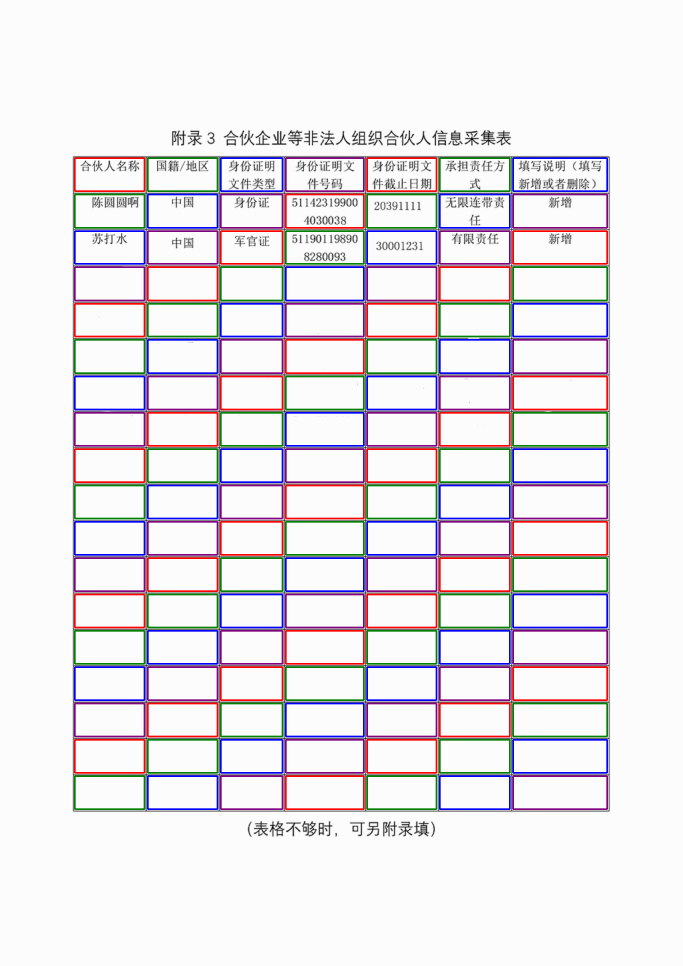
#> input picture tests/table_data/lADPDhmOtvS8onbNC1LNCAA_2048_2898/all_cells_detected.png, 2048 x 2898 px (shown at 1/3 size)
$ python -i ROI_selection.py   (imports and definitions only)
#> lines starting #> are read from the running program, lines starting #| are printed output that depends on the picture; after the words box and inside, x2 and y2 are one past the last pixel; in counts of white or black regions, pixels touching at a corner belong together
# -*- coding: utf-8 -*-
import logging

logger = logging.getLogger(__file__)
# [1 line not run here, left out]
import re
import os
import sys
import math
import cv2 as cv
import numpy as np
import pandas as pd
from PIL import Image
import pytesseract
import requests
import json
from io import BytesIO,BufferedReader
from PIL import Image, ImageDraw,ImageFont
import base64


def is_vertical(line):
    return line[0] == line[2]


def is_horizontal(line):
    return line[1] == line[3]


# [83 lines left out: functions overlapping_filter, detect_lines, not called in this run]


def get_cropped_image(image, x, y, w, h):
    cropped_image = image[y:y + h, x:x + w]
    return cropped_image


# [25 lines left out: functions get_ROI, main, not called in this run]


def combine_lines(lines, flag, image_width, image_height, width_scale = 20, height_scale = 30):
    """
    @author:wangfc27441
    @desc: #求交点坐标
    @version：
    @time:2020/11/19 16:19

    Parameters
    ----------

    Returns
    -------
    """
    if lines is None:
        return []
    # 求竖线的横坐标
    elif flag == "col":
        lines_x = np.sort(lines[:, :, 0], axis=None)
        list_x = list(lines_x)

        # 合并距离相近的点
        for i in range(len(list_x) - 1):
            if (list_x[i] - list_x[i + 1]) ** 2 <= (image_width /width_scale) ** 2:
                list_x[i + 1] = list_x[i]

        list_x = list(set(list_x))  # 去重
        list_x.sort()  # 排序
        return list_x
    # 求横线的纵坐标
    elif flag == "row":
        # 两个 横线 line 的 y 坐标之间的最小距离
        height_gap  = image_height / height_scale
        # lines.shape =(num_rows,1,4)
        # 获取所有的 横线 line 的 y 坐标，
        lines_y = np.sort(lines[:, :, 1], axis=None)
        list_y = list(lines_y)
        # 合并距离相近的点
        for i in range(len(list_y) - 1):
            if (list_y[i] - list_y[i + 1]) ** 2 <= (height_gap) ** 2:
                list_y[i + 1] = list_y[i]

        list_y = list(set(list_y))  # 去重
        list_y.sort()  # 排序
        print("原有横线共{}条，去重后横线共{}条".format(lines.__len__(),list_y.__len__()))
        return list_y

def get_table_coordinates(image,threshold_binary=200):
    img_height, img_width, _ = image.shape
    #  把图片转换为灰度模式
    image_gray = cv.cvtColor(image, cv.COLOR_BGR2GRAY)
    # 二值化阈值选为100，大于100的置0，小于100的置255
    # threshold_binary = 100
    ret, img_bin = cv.threshold(image_gray, threshold_binary, 255, cv.THRESH_BINARY_INV)

    # 使用不同的核对对二值化后的图像进行开运算(先腐蚀后膨胀)，分别检测出二值图像中的横线和竖线。
    # opencv中的 morphologyEx() 函数可以用自定义的核对图像进行开、闭运算。根据应用场景不同，可灵活调整核的形状和大小。


    # 自定义检测横线的核 : 滤波器的长度设为9，是为了避免较粗线条的干扰
    kernel_row = np.ones((1, 9))
    # kernel_row = cv.getStructuringElement(cv.MORPH_RECT, (1, 5)) # 修改内核为(15,1)可以提起横线
    # kernel_row = np.ones((3, 9))
    kernel_col = np.ones((9, 1))
    # 开运算检测横线 + 竖线
    img_open_row = cv.morphologyEx(img_bin, cv.MORPH_OPEN, kernel_row)
    img_open_col = cv.morphologyEx(img_bin, cv.MORPH_OPEN, kernel_col)

    # 检测出横线和竖线后，可以对两张图片分别使用霍夫寻线，获得每条线两端点的坐标。
    # 但在实际操作过程中，发现寻竖线时效果总是不好，经测试后发现由于图片高度较低，竖线普遍很短，不易寻找。
    # 因此可以通过resize()将img_open_col的高度拔高后，再进行霍夫寻线，效果显著。
    # 图片高度较低，为了方便霍夫寻纵线，将图片的高度拉高5倍
    # if img_height*2 < img_width:
    height_resize_scale = 10
    width_resize_scale = 10
    img_open_col = cv.resize(img_open_col, (img_width, height_resize_scale* img_height))
    img_open_row = cv.resize(img_open_row, (width_resize_scale * img_width, img_height))

    # 事实上经过开运算后的img_open_col和img_open_row中已经清晰地呈现出来所有组成表格的横线和纵线，
    # 但要想进一步分割表格，只找到线是不够的，还必须获取线在图片中的位置。
    # 霍夫寻线可以帮助我们完成这一操作，将img_open_col和img_open_row作为参数传递给从cv2.HoughLinesP()，可返回每条线段两端点的坐标(x1, y1, x2, y2)
    maxLineGap = 5
    minLineLength_height = int(0.52 * height_resize_scale * img_height)
    lines_col = cv.HoughLinesP(img_open_col, 1, np.pi / 180, 100, minLineLength=minLineLength_height,
                               maxLineGap=5)
    minLineLength_width = int(0.52  * width_resize_scale * img_width)
    # minLineLength_width = int(0.75 * img_width)
    lines_row = cv.HoughLinesP(img_open_row, 1, np.pi / 180, 100, minLineLength=minLineLength_width,maxLineGap=maxLineGap)

    x_coordinates = combine_lines(lines=lines_col, flag='col', image_width=img_width, image_height=img_height)
    y_coordinates = combine_lines(lines=lines_row, flag='row', image_width=img_width, image_height=img_height)
    print("横线共{}条，竖线共{}条".format(len(y_coordinates), len(x_coordinates)))
    return x_coordinates,y_coordinates


def draw_cells(image,x_coordinates,y_coordinates,
               image_path=None,image_name=None, save=True):
    """
    @author:wangfc27441
    @desc:  在原图上会是 cell 的 正方形
    @version：
    @time:2020/11/27 10:48

    Parameters
    ----------

    Returns
    -------
    """
    # 在原图上绘制 顶点
    if image is not None:
        im = Image.fromarray(image)
    elif image_path is not None:
        im = Image.open(image_path)
    img_detected = im.copy()
    img_draw = ImageDraw.Draw(img_detected)
    colors = ['red', 'green', 'blue', "purple"]
    num_rows = len(y_coordinates)-1
    num_columns = len(x_coordinates)-1
    cells_data = []
    for i in range(num_rows):
        for j in range(num_columns):
            # rect: 文本框的四个点
            x1= x4= x_coordinates[j]
            y1= y2 = y_coordinates[i]
            x2= x3= x_coordinates[j+1]
            y3 = y4= y_coordinates[i+1]
            rect_coordinates = (x1, y1, x2, y2, x3, y3, x4, y4)
            rect_na = np.array(rect_coordinates).reshape(-1,2)
            width = 5
            shrink_size = width
            shrink_na = np.array([(shrink_size,shrink_size),(-shrink_size,shrink_size),
                                  (-shrink_size,-shrink_size),(shrink_size,-shrink_size)])
            rect_shrink = rect_na + shrink_na

            size = max(min(x2 - x1, y3 - y2) // 2, 20)
            fillcolor = colors[(i+j) % len(colors)]
            # 在原图上添加 数字
            cell_num = 'R{}_C{}'.format(i,j)
            # img_draw.text((x1, y1 - size), cell_num, fill=fillcolor)
            (x1,y1),(x2,y2),(x3,y3),(x4,y4) = rect_shrink.tolist()
            for xy in [(x1, y1, x2, y2), (x2, y2, x3, y3), (x3, y3, x4, y4), (x4, y4, x1, y1)]:
                img_draw.line(xy=xy, fill=fillcolor, width=width)

            cell_data = {
                "position": rect_na,
                "text": "",
                "start_row": i,
                "end_row": i,
                "start_column": j,
                "end_column": j,
            }
            cells_data.append(cell_data)

    block = {"is_table": True, "num_columns": num_columns, "num_rows": num_rows, "cells": cells_data,
             "position": [], "text": ""}

    img_detected_na = np.array(img_detected)
    if save:
        image_dir = os.path.dirname(image_path)
        image_name = image_path.split(os.sep)[-1].split('.')[0]
        save_image_dir = os.path.join(image_dir, image_name)
        os.makedirs(save_image_dir, exist_ok=True)
        cells_detected_image_name = 'all_cells_detected.png'
        save_image_path = os.path.join(save_image_dir,cells_detected_image_name)
        img_detected.save(save_image_path)

    return block, img_detected_na


def get_table_structure(image_path,threshold_binary = 150):
    """
    @author:wangfc27441
    @desc:
    @version：
    @time:2020/11/23 10:53

    Parameters
    ----------

    Returns
    -------
    image_gray: image的灰度图
    x_coordinates: 有线表格的所有顶点的 x 坐标
    y_coordinates：有线表格的所有顶点的 y 坐标
    """
#> called with threshold_binary = 150

    # Check if image is loaded fine
    image = cv.imread(image_path)
#> image is the input picture: shape (2898, 2048, 3); mean B, G, R 235.8, 231.5, 235.6

    x_coordinates,y_coordinates = get_table_coordinates(image, threshold_binary=threshold_binary)
#> in get_table_coordinates, `image_gray = cv.cvtColor(image, cv.COLOR_BGR2GRAY)`:
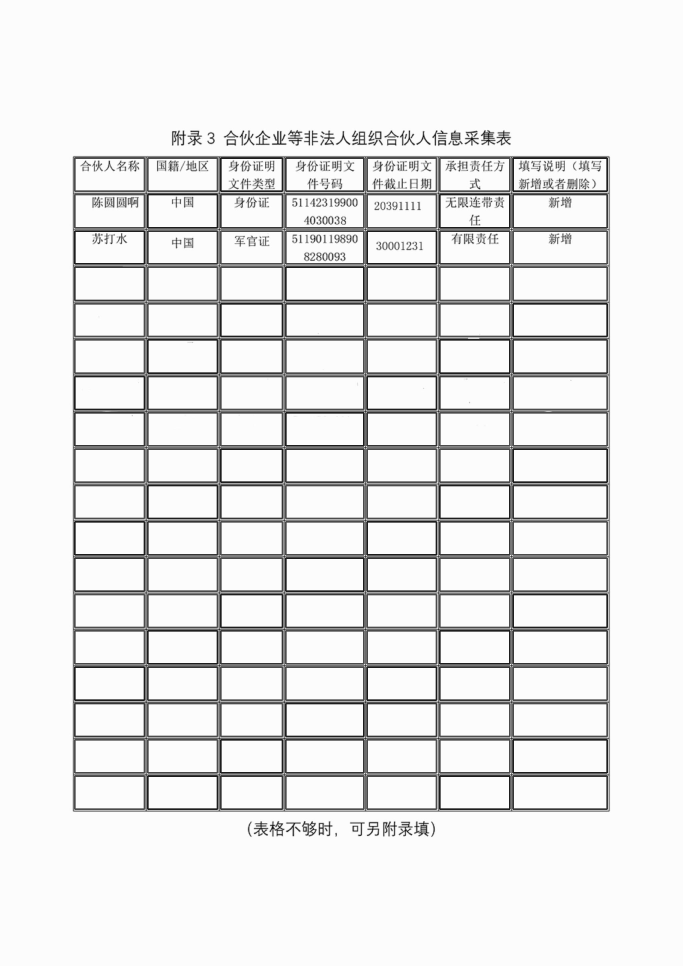
#> image_gray: shape (2898, 2048) (shown at 1/3 size); min 0, max 255, mean 233.2
#> in get_table_coordinates, `ret, img_bin = cv.threshold(image_gray, threshold_binary, 255, cv.THRE..`:
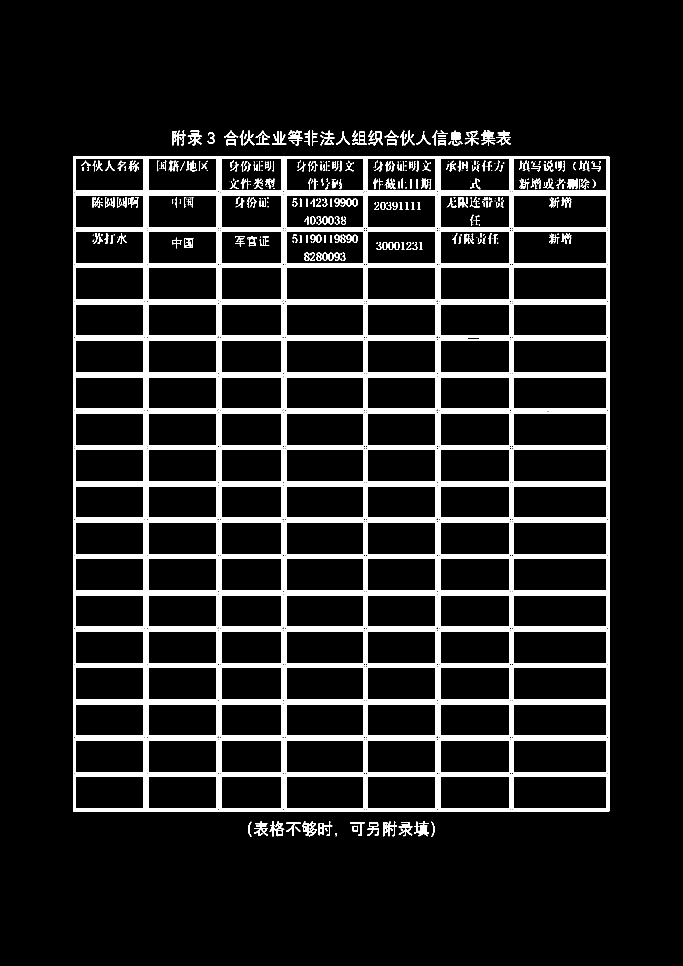
#> img_bin: shape (2898, 2048) (shown at 1/3 size); 9.7% white; 599 white regions (168 under 20 px), largest, box (x1, y1, x2, y2) and area: (219, 469, 1829, 2435) 471878, (855, 1127, 1094, 1231) 3314, (855, 1345, 1094, 1449) 3314
#> in get_table_coordinates, `ret, img_bin = cv.threshold(image_gray, threshold_binary, 255, cv.THRE..`: ret = 150
#> in get_table_coordinates, `img_open_row = cv.morphologyEx(img_bin, cv.MORPH_OPEN, kernel_row)`:
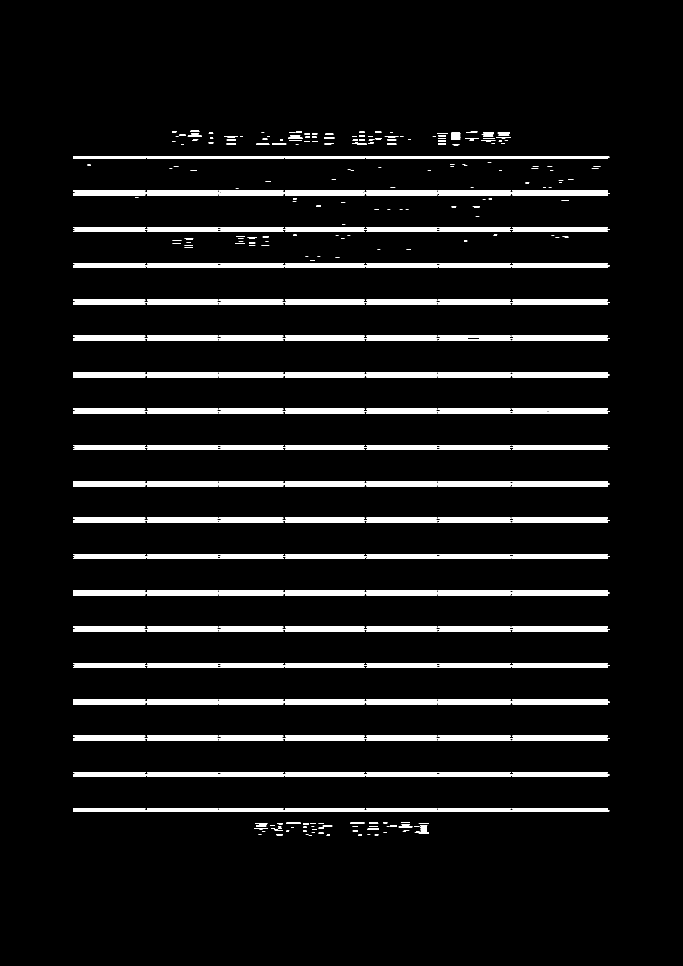
#> img_open_row: shape (2898, 2048) (shown at 1/3 size); 6.3% white; 402 white regions (74 under 20 px), largest, box (x1, y1, x2, y2) and area: (219, 469, 1829, 477) 12660, (219, 2105, 1829, 2113) 12659, (219, 1887, 1829, 1895) 12658
#> in get_table_coordinates, `img_open_col = cv.morphologyEx(img_bin, cv.MORPH_OPEN, kernel_col)`:
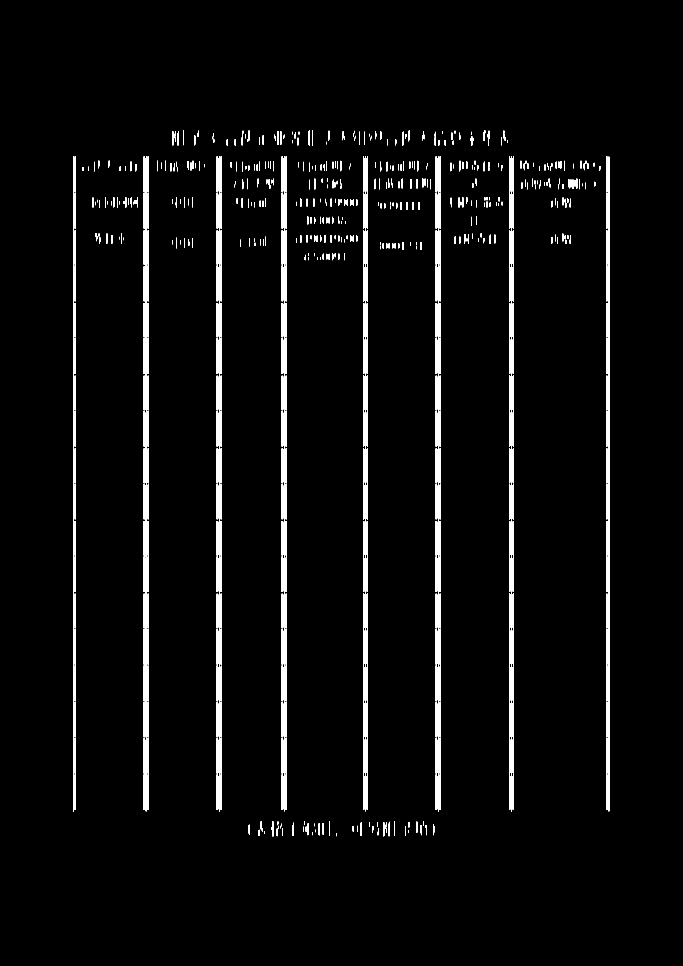
#> img_open_col: shape (2898, 2048) (shown at 1/3 size); 3.4% white; 633 white regions (66 under 20 px), largest, box (x1, y1, x2, y2) and area: (219, 469, 227, 2435) 15221, (657, 469, 665, 2435) 15209, (1314, 469, 1322, 2435) 15098
#> in get_table_coordinates, `img_open_col = cv.resize(img_open_col, (img_width, height_resize_scale..`:
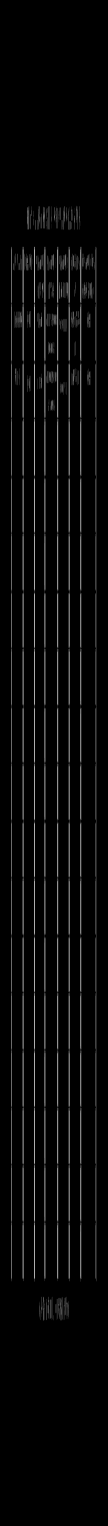
#> img_open_col: shape (28980, 2048) (shown at 1/19 size); min 0, max 255, mean 8.6
#> in get_table_coordinates, `img_open_row = cv.resize(img_open_row, (width_resize_scale * img_width..`:
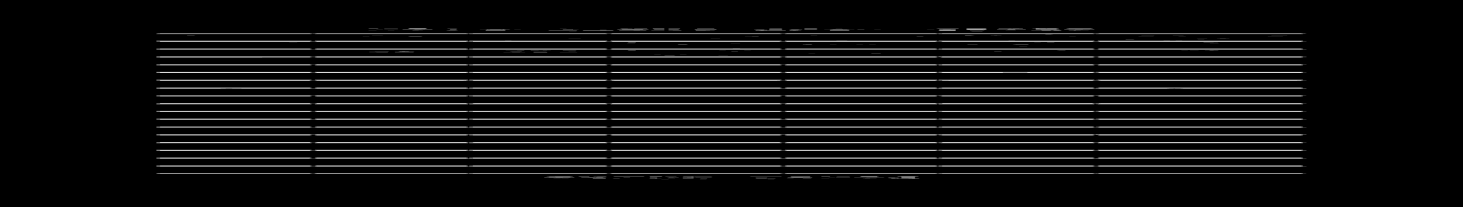
#> img_open_row: shape (2898, 20480) (shown at 1/14 size); min 0, max 255, mean 16.1
#> in get_table_coordinates, `lines_col = cv.HoughLinesP(img_open_col, 1, np.pi / 180, 100, minLineL..`: lines_col = 17 rows, first 6: [1096, 24344, 1096, 4685], [220, 24344, 220, 4695], [1826, 24354, 1826, 4685], [1535, 24354, 1535, 4685], [439, 24344, 439, 4685], [1315, 24344, 1315, 4685]
#> in get_table_coordinates, `lines_row = cv.HoughLinesP(img_open_row, 1, np.pi / 180, 100, minLineL..`: lines_row = 48 rows, first 6: [2185, 2214, 18294, 2214], [2185, 579, 18294, 579], [2185, 906, 18294, 906], [2185, 797, 18294, 797], [2185, 1234, 16374, 1234], [2185, 688, 18294, 688]
#> in combine_lines, `lines_x = np.sort(lines[:, :, 0], axis=None)`: lines_x = 17 values from 219 to 1827
#> in combine_lines, `list_x = list(lines_x)`: list_x = [219, 220, 221, 438, 439, 657, 658, 852, 853, 1096, 1097, 1314, 1315, 1534, 1535, 1826, 1827]
#> the loop in combine_lines, `for i in range(len(list_x) - 1):` made 16 passes
#> after the loop in combine_lines, `for i in range(len(list_x) - 1):`: list_x = [219, 219, 219, 438, 438, 657, 657, 852, 852, 1096, 1096, 1314, 1314, 1534, 1534, 1826, 1826]
#> in combine_lines, `list_x = list(set(list_x))`: list_x = [1314, 1826, 1096, 657, 852, 438, 219, 1534]
#> in get_table_coordinates, `x_coordinates = combine_lines(lines=lines_col, flag='col', image_width..`: x_coordinates = [219, 438, 657, 852, 1096, 1314, 1534, 1826]
#> the loop in combine_lines (call 2), `for i in range(len(list_y) - 1):` made 47 passes
#| 原有横线共48条，去重后横线共19条
#> in get_table_coordinates, `y_coordinates = combine_lines(lines=lines_row, flag='row', image_width..`: y_coordinates = [469, 578, 688, 796, 906, 1014, 1124, 1233, 1342, 1451, 1560, 1669, 1778, 1887, 1996, 2105, 2214, 2323, 2432]
#| 横线共19条，竖线共8条
#> x_coordinates = [219, 438, 657, 852, 1096, 1314, 1534, 1826]

    block,img_detected_na = draw_cells(image,x_coordinates,y_coordinates,
                                                   save=True,image_path=image_path)
#> in draw_cells, `num_rows = len(y_coordinates)-1`: num_rows = 18
#> in draw_cells, `num_columns = len(x_coordinates)-1`: num_columns = 7
#> after the loop in draw_cells, `for i in range(num_rows):`: cells_data = 126 items
#> block = 6 items

    return image,x_coordinates,y_coordinates,block


# [7 lines left out: function imageArray2buffer, not called in this run]


def save_imageArray(array,path):
    pass


# [146 lines left out: functions ocr_on_cells, paddle_api_post, create_image_by_block, not called in this run]

        # 将 cell 放大

        # 放入 空白的图片中


def get_text_for_cells(new_block,data):
    pass


# [37 lines left out: function ocr_on_block, not called in this run]


class Cell(object):
    # [118 lines left out: functions __init__, isIn, ocr2cells, transform2df, not called in this run]


# [15 lines not run here, left out]

>>> result = get_table_structure('../tests/table_data/lADPDhmOtvS8onbNC1LNCAA_2048_2898/all_cells_detected.png')
